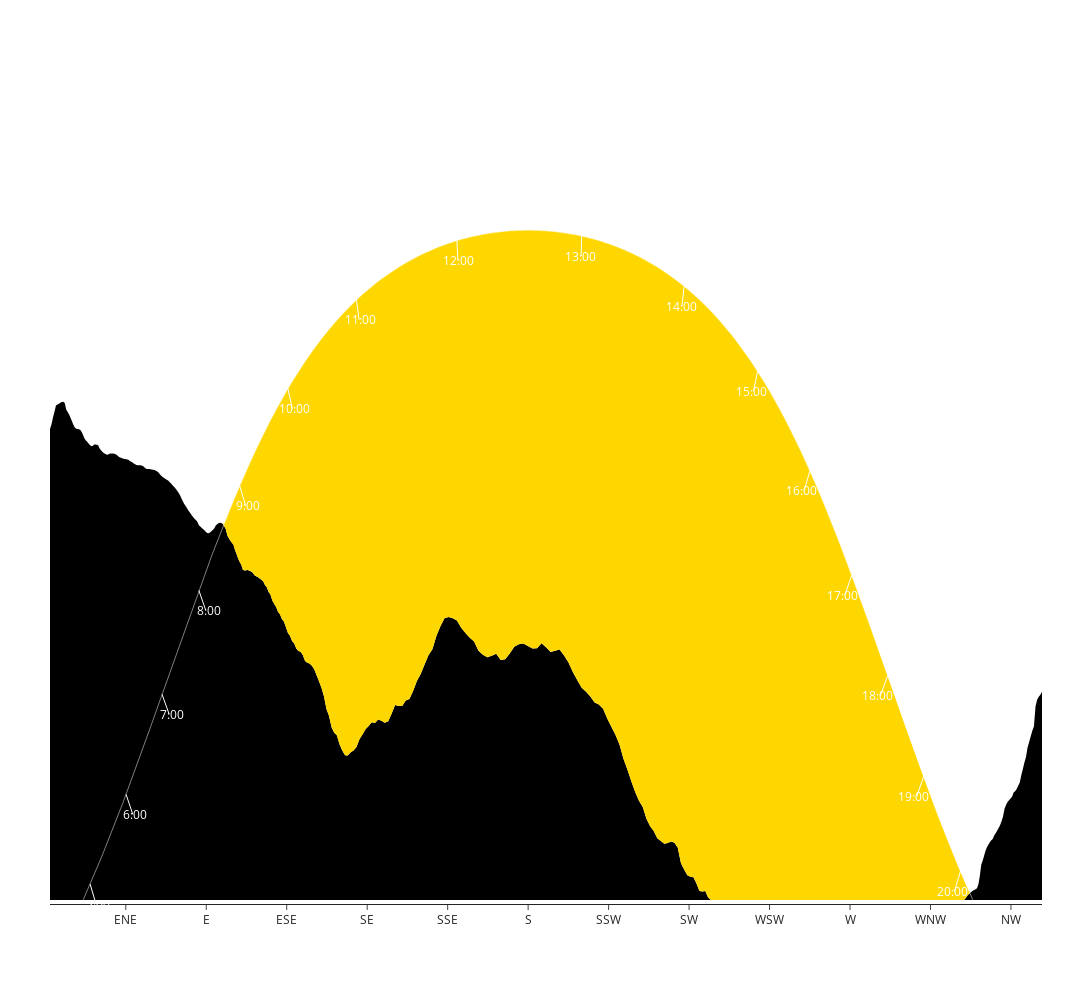

The notebook cell saved with this chart:
### Code cell
import importlib
importlib.reload(pth)

mdf_list, tdf_list, amdf_list  = [], [], []
for month in np.arange(1,13):
    # td = datetime.timedelta(days = interval)
    # final_date = start_date + n_intervals * td
    year = 2021
    day = 1
    date = {'year':year,'month':month,'day':day}
    date = datetime.date(year = date['year'], month = date['month'], day = date['day'])
    mdf_,tdf_,amdf_  = pth.get_data(gps_coords, observer_height, peaks_df, date)
    mdf_list.append(mdf_)
    tdf_list.append(tdf_)
    amdf_list.append(amdf_)


month = 6

mdf = mdf_list[month]
tdf = tdf_list[month]

peak_lines = dict(
                type = 'scatter',
                x = mdf.bearing,
                y = mdf.peak_angle,
                line = dict(color = 'gold'),
                mode = 'none',
                stackgroup = 'sun',
                fillcolor = 'black'
                # fill = 'tozeroy'
                )

diff_lines = dict(
                type = 'scatter',
                x = mdf.bearing,
                y = mdf.el_diff,
                line = dict(color = 'gold'),
                mode = 'none',
                stackgroup = 'sun',
                fillcolor = 'gold'
                # fill = 'tozeroy'
                )

sun_line = dict(
                type = 'scatter',
                x = mdf.loc[ mdf.daylight == 'day' ].bearing,
                y = mdf.loc[ mdf.daylight == 'day' ].elevation,
                line = dict(
                    color = 'white',
                    width = 0.5),
            )

pio.templates.default = "simple_white"

fig = go.Figure()

fig.add_traces([
    peak_lines,
    diff_lines,
    sun_line
])

annotations = []
gdf = tdf.loc[tdf.elevation > 0].groupby('time')
for hour, df in gdf:
    df = df.sort_values('date').reset_index()
    # print(df.head)
    x = float( df['azimuth' ] )
    y = float( df['elevation' ] )
    text = hour
    grad = float( df.grad )
    fig.add_trace(
        go.Scatter(
            x=[ x, x + 2 * grad],
            y=[ y, y - 2] ,
            line = dict( color="white", width=1), 
            # fill = 'toself',
            marker = None,
            mode = 'lines',
            showlegend = False
        )
    )
    # markers.append(make_marker_dict(x,y,hour))
    annotations.append( dict(
        text = str(text) + ':00',
        x = x,
        y = y,
        xanchor = 'center',
        yanchor = 'middle',
        xshift = 10 * grad,
        yshift = -20,
        showarrow = False,
        font = dict(color = 'white'),
        opacity = 1
    )    )

fig.update_layout( 
    annotations = annotations,
    xaxis = dict(
        tickmode = 'array',
        tickvals = [0, 22.5, 45.0, 67.5, 90.0, 112.5, 135.0, 157.5, 180.0, 202.5, 225.0, 247.5, 270.0, 292.5, 315, 337.5] ,
        ticktext = ['N', 'ENE', 'NE', 'ENE', 'E', 'ESE', 'SE', 'SSE', 'S', 'SSW', 'SW', 'WSW', 'W', 'WNW', 'NW', 'NWN'] 
    ),
    yaxis = dict(
        range = [0, 80],
        anchor = 'free',
        position = 0.5,
        visible = False
    ),
    showlegend=False,
    autosize=False,
        width=1500,
        height=800,
        margin=dict(
            l=50,
            r=50,
            b=100,
            t=100,
            pad=4
        ),
)

### Figure 1 — Plotly figure (JSON) as saved in the notebook; plotly's stock layout.template omitted (floating-point values rounded to 4 significant figures; data arrays with more than 128 entries replaced by an {"elided": "..."} marker saying what was removed)
{"data": [{"fillcolor": "black", "line": {"color": "gold"}, "mode": "none", "stackgroup": "sun", "type": "scatter", "x": {"elided": "500 float values"}, "y": {"elided": "500 float values"}}, {"fillcolor": "gold", "line": {"color": "gold"}, "mode": "none", "stackgroup": "sun", "type": "scatter", "x": {"elided": "500 float values"}, "y": {"elided": "500 float values"}}, {"line": {"color": "white", "width": 0.5}, "type": "scatter", "x": {"elided": "431 float values"}, "y": {"elided": "431 float values"}}, {"line": {"color": "white", "width": 1}, "mode": "lines", "showlegend": false, "type": "scatter", "x": [57.53, 59.17], "y": [1.589, -0.4109]}, {"line": {"color": "white", "width": 1}, "mode": "lines", "showlegend": false, "type": "scatter", "x": [67.58, 69.46], "y": [10.56, 8.563]}, {"line": {"color": "white", "width": 1}, "mode": "lines", "showlegend": false, "type": "scatter", "x": [77.63, 79.64], "y": [20.57, 18.57]}, {"line": {"color": "white", "width": 1}, "mode": "lines", "showlegend": false, "type": "scatter", "x": [87.93, 89.86], "y": [30.96, 28.96]}, {"line": {"color": "white", "width": 1}, "mode": "lines", "showlegend": false, "type": "scatter", "x": [99.36, 101.0], "y": [41.42, 39.42]}, {"line": {"color": "white", "width": 1}, "mode": "lines", "showlegend": false, "type": "scatter", "x": [112.8, 114.1], "y": [51.14, 49.14]}, {"line": {"color": "white", "width": 1}, "mode": "lines", "showlegend": false, "type": "scatter", "x": [132.0, 132.7], "y": [60.01, 58.01]}, {"line": {"color": "white", "width": 1}, "mode": "lines", "showlegend": false, "type": "scatter", "x": [160.1, 160.3], "y": [65.94, 63.94]}, {"line": {"color": "white", "width": 1}, "mode": "lines", "showlegend": false, "type": "scatter", "x": [195.0, 194.8], "y": [66.4, 64.4]}, {"line": {"color": "white", "width": 1}, "mode": "lines", "showlegend": false, "type": "scatter", "x": [223.6, 223.0], "y": [61.38, 59.38]}, {"line": {"color": "white", "width": 1}, "mode": "lines", "showlegend": false, "type": "scatter", "x": [244.2, 243.0], "y": [52.87, 50.87]}, {"line": {"color": "white", "width": 1}, "mode": "lines", "showlegend": false, "type": "scatter", "x": [258.8, 257.2], "y": [42.92, 40.92]}, {"line": {"color": "white", "width": 1}, "mode": "lines", "showlegend": false, "type": "scatter", "x": [270.5, 268.6], "y": [32.48, 30.48]}, {"line": {"color": "white", "width": 1}, "mode": "lines", "showlegend": false, "type": "scatter", "x": [280.5, 278.5], "y": [22.42, 20.42]}, {"line": {"color": "white", "width": 1}, "mode": "lines", "showlegend": false, "type": "scatter", "x": [290.6, 288.6], "y": [12.31, 10.31]}, {"line": {"color": "white", "width": 1}, "mode": "lines", "showlegend": false, "type": "scatter", "x": [300.9, 299.2], "y": [2.863, 0.8633]}], "layout": {"annotations": [{"font": {"color": "white"}, "opacity": 1, "showarrow": false, "text": "5:00", "x": 57.53, "xanchor": "center", "xshift": 8.19, "y": 1.589, "yanchor": "middle", "yshift": -20}, {"font": {"color": "white"}, "opacity": 1, "showarrow": false, "text": "6:00", "x": 67.58, "xanchor": "center", "xshift": 9.439, "y": 10.56, "yanchor": "middle", "yshift": -20}, {"font": {"color": "white"}, "opacity": 1, "showarrow": false, "text": "7:00", "x": 77.63, "xanchor": "center", "xshift": 10.02, "y": 20.57, "yanchor": "middle", "yshift": -20}, {"font": {"color": "white"}, "opacity": 1, "showarrow": false, "text": "8:00", "x": 87.93, "xanchor": "center", "xshift": 9.651, "y": 30.96, "yanchor": "middle", "yshift": -20}, {"font": {"color": "white"}, "opacity": 1, "showarrow": false, "text": "9:00", "x": 99.36, "xanchor": "center", "xshift": 8.261, "y": 41.42, "yanchor": "middle", "yshift": -20}, {"font": {"color": "white"}, "opacity": 1, "showarrow": false, "text": "10:00", "x": 112.8, "xanchor": "center", "xshift": 6.143, "y": 51.14, "yanchor": "middle", "yshift": -20}, {"font": {"color": "white"}, "opacity": 1, "showarrow": false, "text": "11:00", "x": 132.0, "xanchor": "center", "xshift": 3.609, "y": 60.01, "yanchor": "middle", "yshift": -20}, {"font": {"color": "white"}, "opacity": 1, "showarrow": false, "text": "12:00", "x": 160.1, "xanchor": "center", "xshift": 1.227, "y": 65.94, "yanchor": "middle", "yshift": -20}, {"font": {"color": "white"}, "opacity": 1, "showarrow": false, "text": "13:00", "x": 195.0, "xanchor": "center", "xshift": -0.9036, "y": 66.4, "yanchor": "middle", "yshift": -20}, {"font": {"color": "white"}, "opacity": 1, "showarrow": false, "text": "14:00", "x": 223.6, "xanchor": "center", "xshift": -3.147, "y": 61.38, "yanchor": "middle", "yshift": -20}, {"font": {"color": "white"}, "opacity": 1, "showarrow": false, "text": "15:00", "x": 244.2, "xanchor": "center", "xshift": -5.696, "y": 52.87, "yanchor": "middle", "yshift": -20}, {"font": {"color": "white"}, "opacity": 1, "showarrow": false, "text": "16:00", "x": 258.8, "xanchor": "center", "xshift": -7.984, "y": 42.92, "yanchor": "middle", "yshift": -20}, {"font": {"color": "white"}, "opacity": 1, "showarrow": false, "text": "17:00", "x": 270.5, "xanchor": "center", "xshift": -9.522, "y": 32.48, "yanchor": "middle", "yshift": -20}, {"font": {"color": "white"}, "opacity": 1, "showarrow": false, "text": "18:00", "x": 280.5, "xanchor": "center", "xshift": -10.04, "y": 22.42, "yanchor": "middle", "yshift": -20}, {"font": {"color": "white"}, "opacity": 1, "showarrow": false, "text": "19:00", "x": 290.6, "xanchor": "center", "xshift": -9.611, "y": 12.31, "yanchor": "middle", "yshift": -20}, {"font": {"color": "white"}, "opacity": 1, "showarrow": false, "text": "20:00", "x": 300.9, "xanchor": "center", "xshift": -8.417, "y": 2.863, "yanchor": "middle", "yshift": -20}], "autosize": false, "height": 1000, "margin": {"b": 100, "l": 50, "pad": 4, "r": 50, "t": 100}, "showlegend": false, "width": 1500, "xaxis": {"tickmode": "array", "ticktext": ["N", "ENE", "NE", "ENE", "E", "ESE", "SE", "SSE", "S", "SSW", "SW", "WSW", "W", "WNW", "NW", "NWN"], "tickvals": [0, 22.5, 45, 67.5, 90, 112.5, 135, 157.5, 180, 202.5, 225, 247.5, 270, 292.5, 315, 337.5]}, "yaxis": {"anchor": "free", "position": 0.5, "range": [0, 80], "visible": false}}}
